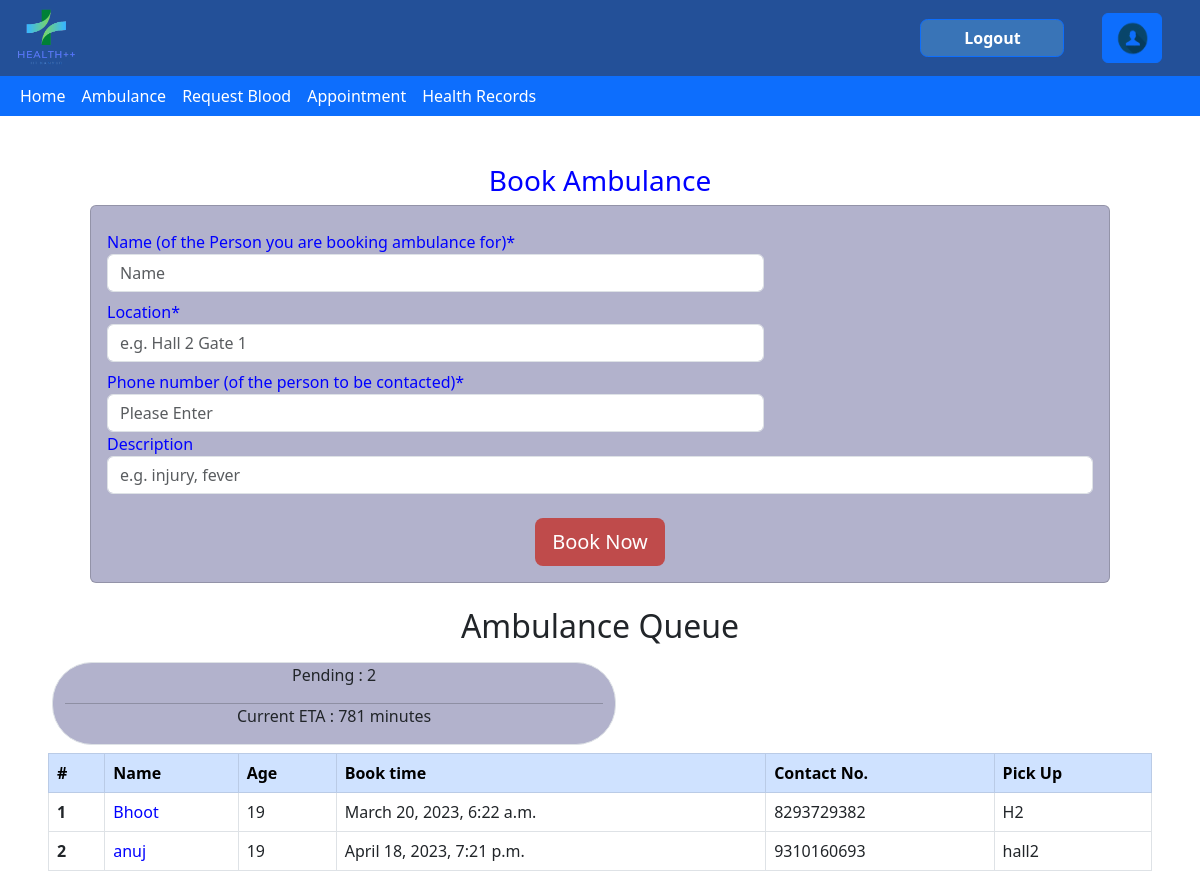
/ambulance/ (signed in), run on an earlier commit of the app's database.
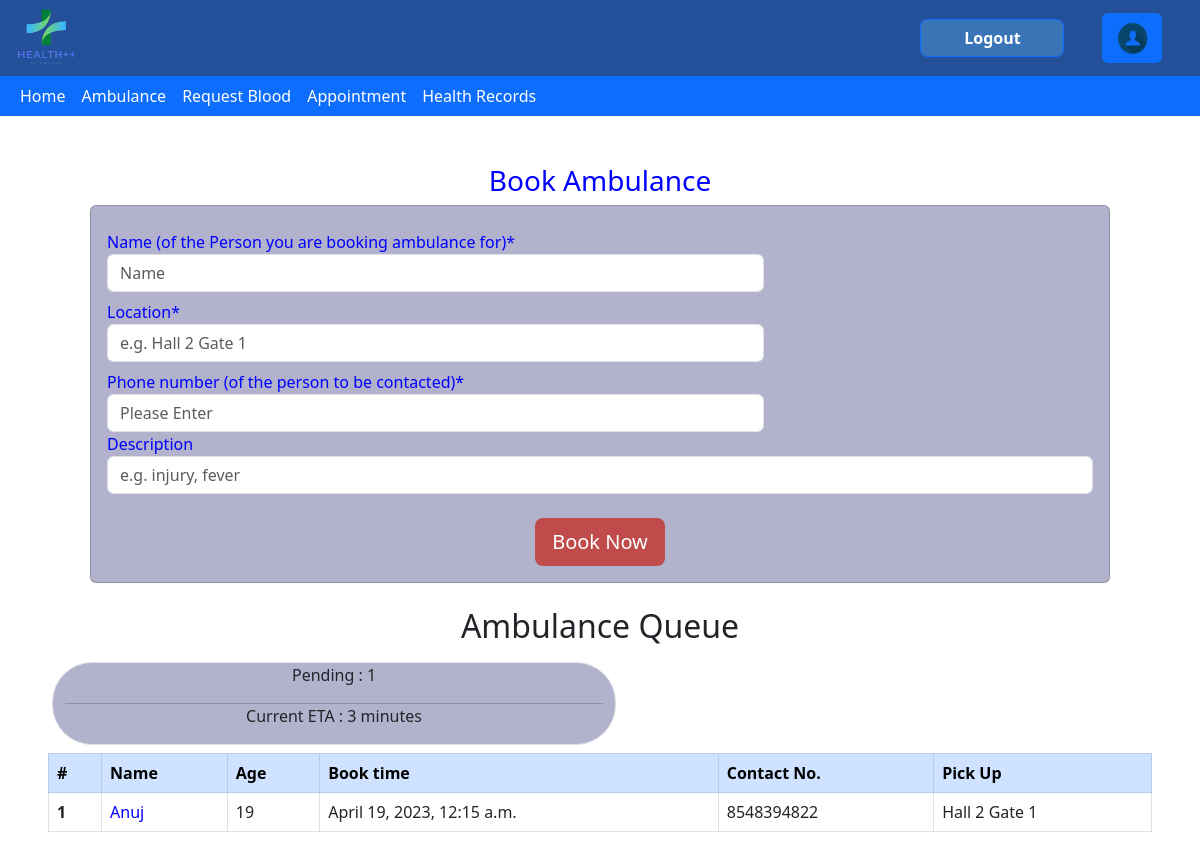
And on a later commit of the database.
### ambulance/models.py (models this page shows, shortened)
class ambulance(models.Model):
    name = models.CharField(max_length=60)
    location = models.CharField(max_length=69)
    phoneno = models.IntegerField()
    description = models.CharField(max_length=150)
    bookingtime = models.DateTimeField()
    ambulanceno = models.IntegerField()
    status = models.BooleanField()

### ambulance/views.py (the view)
# urls.py: path("",views.index,name="index"),
@login_required
def index(request):
    entries=ambulance.objects.filter(status=True).order_by('bookingtime')
    if(entries.first()==None):
        time = "NaN"
    else:
        time = int((entries.last().bookingtime-entries.first().bookingtime).seconds/60)+3
    return render(request,'ambulance/base.html',{"ambulance":entries,"entry_count":entries.count(),"time":time,"err":0})

### ambulance/templates/ambulance/base.html (shortened to what the changed rows need)
{% extends 'health/base.html' %}
{% load static%}
{%block content%}
<!DOCTYPE html>
<html>
    <head>
        <link href="https://cdn.jsdelivr.net/npm/bootstrap@5.3.0-alpha1/dist/css/bootstrap.min.css" rel="stylesheet">
    </head>
    <body>
        <div>
            <div class="mt-4 mx-5">
                <h2 style='text-align: center;'>Ambulance Queue</h2>
                <div class="row col">
                    <div class="col-6 border mx-3 my-2" style='text-align: center; background-color: #b2b2cc; border-radius: 40px;'>
                        <p>Pending : {{entry_count}}</p>
                        <hr style='margin: 0px;'></hr>
                        <p>Current ETA : {{time}} minutes</p>
                    </div>
                </div>
                <div class="table-responsive">
                    <table class="table table-bordered table-hover">
                        <thead class="table-primary">
                            <tr>
                                <th scope="col">#</th>
                                <th scope="col"> Name </th>
                                <th scope="col"> Age </th>
                                <th scope="col">Book time</th>
                                <th scope="col">Contact No.</th>
                                <th scope="col">Pick Up</th>
                            </tr>
                        </thead>
                        <tbody>
                            {% for patients in ambulance %}
                            <tr>
                                <th scope="row">{{forloop.counter}}</th>
                                <td style='color: blue;'>{{patients.name}}</td>
                                <td>19</td>
                                <td>{{patients.bookingtime}}</td>
                                <td>{{patients.phoneno}}</td>
                                <td>{{patients.location}}</td>
                            </tr>
                            {% endfor %}
                        </tbody>
                    </table>
                </div>
            </div>
        </div>
    </body>
</html>
{% endblock %}

What changed in the data, as far as the page shows it:
removed ambulance: name "Bhoot", bookingtime "March 20, 2023, 6:22 a.m.", phoneno "8293729382", location "H2"
removed ambulance: name "anuj", bookingtime "April 18, 2023, 7:21 p.m.", phoneno "9310160693", location "hall2"
added ambulance: name "Anuj", bookingtime "April 19, 2023, 12:15 a.m.", phoneno "8548394822", location "Hall 2 Gate 1"
Also different on the page:
{{ entry_count }}: "2" → "1"
{{ time }}: "781" → "3"
